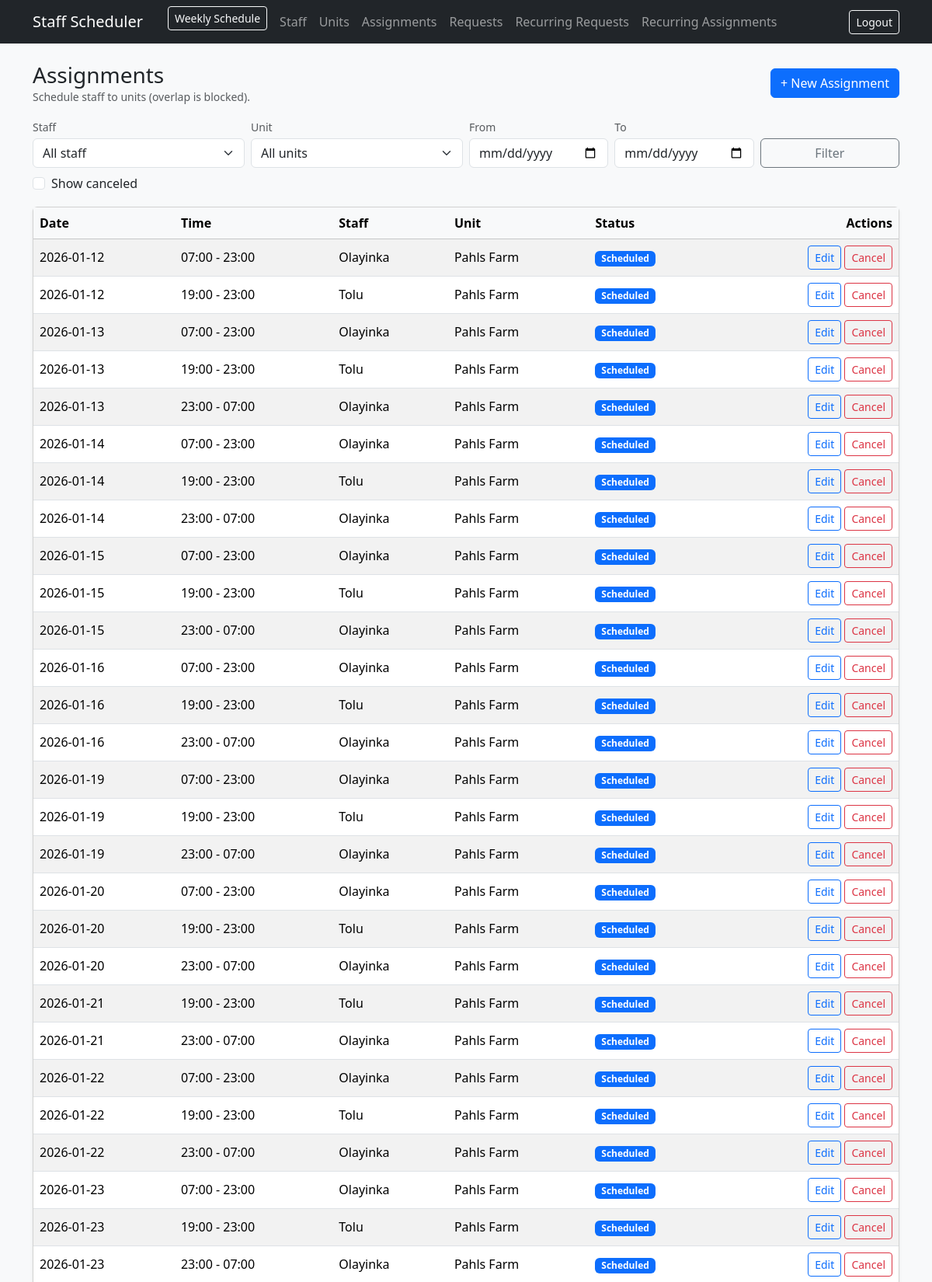
/assignments/ (signed in, upper part), run on the app's committed database.
### app/models.py (models this page shows)
class Assignment(db.Model):
    __tablename__ = "assignments"
    id = db.Column(db.Integer, primary_key=True)
    staff_id = db.Column(db.Integer, db.ForeignKey("staff.id"), nullable=False)
    staff = db.relationship("Staff", backref=db.backref("assignments", lazy=True))
    unit_id = db.Column(db.Integer, db.ForeignKey("units.id"), nullable=False)
    unit = db.relationship("Unit", backref=db.backref("assignments", lazy=True))
    request_id = db.Column(db.Integer, db.ForeignKey("requests.id"), nullable=True)
    request = db.relationship("Request", backref=db.backref("assignments", lazy=True))
    start_datetime = db.Column(db.DateTime, nullable=False)
    end_datetime = db.Column(db.DateTime, nullable=False)
    status = db.Column(db.String(20), nullable=False, default="Scheduled")  # Scheduled/Confirmed/Canceled
    notes = db.Column(db.Text, nullable=True)
    created_by_admin_id = db.Column(db.Integer, db.ForeignKey("admins.id"), nullable=False)
    created_by = db.relationship("Admin", backref=db.backref("assignments_created", lazy=True))
    created_at = db.Column(db.DateTime, default=datetime.utcnow, nullable=False)
    recurring_id = db.Column(db.Integer, nullable=True)      # keep FK out for SQLite sanity
    occurrence_date = db.Column(db.Date, nullable=True)
    __table_args__ = (
    db.UniqueConstraint("recurring_id", "occurrence_date", name="uq_assignment_recurring_occurrence"),
    )

class Staff(db.Model):
    __tablename__ = "staff"
    id = db.Column(db.Integer, primary_key=True)
    full_name = db.Column(db.String(120), nullable=False, index=True)
    gender = db.Column(db.String(10), nullable=False)
    phone = db.Column(db.String(40), nullable=True)
    is_active = db.Column(db.Boolean, default=True, nullable=False)
    created_at = db.Column(db.DateTime, default=datetime.utcnow, nullable=False)

class Unit(db.Model):
    __tablename__ = "units"
    id = db.Column(db.Integer, primary_key=True)
    unit_name = db.Column(db.String(140), nullable=False, index=True)
    address = db.Column(db.String(220), nullable=True)
    is_active = db.Column(db.Boolean, default=True, nullable=False)
    created_at = db.Column(db.DateTime, default=datetime.utcnow, nullable=False)

### app/assignments/routes.py (the view)
@assignments_bp.get("/")
@login_required
def list_assignments():
    staff_id = request.args.get("staff_id", type=int)
    unit_id = request.args.get("unit_id", type=int)
    date_from = request.args.get("from")  # YYYY-MM-DD
    date_to = request.args.get("to")      # YYYY-MM-DD
    show_canceled = request.args.get("canceled") == "1"
    q = Assignment.query
    if not show_canceled:
        q = q.filter(Assignment.status != "Canceled")
    if staff_id:
        q = q.filter(Assignment.staff_id == staff_id)
    if unit_id:
        q = q.filter(Assignment.unit_id == unit_id)
    if date_from:
        start_dt = datetime.strptime(date_from, "%Y-%m-%d")
        q = q.filter(Assignment.start_datetime >= start_dt)
    if date_to:
        end_dt = datetime.strptime(date_to, "%Y-%m-%d").replace(hour=23, minute=59, second=59)
        q = q.filter(Assignment.start_datetime <= end_dt)
    assignments = q.order_by(Assignment.start_datetime.asc()).all()
    staff_list = Staff.query.order_by(Staff.full_name.asc()).all()
    unit_list = Unit.query.order_by(Unit.unit_name.asc()).all()
    return render_template(
        "assignments/list.html",
        assignments=assignments,
        staff_list=staff_list,
        unit_list=unit_list,
        staff_id=staff_id,
        unit_id=unit_id,
        date_from=date_from or "",
        date_to=date_to or "",
        show_canceled=show_canceled,
    )

### app/templates/assignments/list.html (shortened to what this page needs)
{% extends "base.html" %}
{% block content %}
<div class="d-flex align-items-center justify-content-between mb-3">
  <div>
    <h3 class="mb-0">Assignments</h3>
    <div class="text-muted small">Schedule staff to units (overlap is blocked).</div>
  </div>
  <a class="btn btn-primary" href="{{ url_for('assignments.new_assignment') }}">+ New Assignment</a>
</div>
<form class="row g-2 mb-3" method="get">
  <div class="col-md-3">
    <label class="form-label small text-muted mb-1">Staff</label>
    <select class="form-select" name="staff_id">
      <option value="">All staff</option>
    </select>
  </div>
  <div class="col-md-3">
    <label class="form-label small text-muted mb-1">Unit</label>
    <select class="form-select" name="unit_id">
      <option value="">All units</option>
    </select>
  </div>
  <div class="col-md-2">
    <label class="form-label small text-muted mb-1">From</label>
    <input class="form-control" type="date" name="from" value="{{ date_from }}">
  </div>
  <div class="col-md-2">
    <label class="form-label small text-muted mb-1">To</label>
    <input class="form-control" type="date" name="to" value="{{ date_to }}">
  </div>
  <div class="col-md-2 d-flex align-items-end">
    <button class="btn btn-outline-secondary w-100">Filter</button>
  </div>
  <div class="col-12">
    <div class="form-check">
      <input class="form-check-input" type="checkbox" id="canceled" name="canceled" value="1" {% if show_canceled %}checked{% endif %}>
      <label class="form-check-label" for="canceled">Show canceled</label>
    </div>
  </div>
</form>
<div class="card shadow-sm">
  <div class="table-responsive">
    <table class="table table-striped mb-0 align-middle">
      <thead class="table-light">
        <tr>
          <th>Date</th>
          <th>Time</th>
          <th>Staff</th>
          <th>Unit</th>
          <th>Status</th>
          <th class="text-end">Actions</th>
        </tr>
      </thead>
      <tbody>
        {% for a in assignments %}
        <tr>
          <td>{{ a.start_datetime.strftime("%Y-%m-%d") }}</td>
          <td>{{ a.start_datetime.strftime("%H:%M") }} - {{ a.end_datetime.strftime("%H:%M") }}</td>
          <td>{{ a.staff.full_name }}</td>
          <td>{{ a.unit.unit_name }}</td>
          <td>
            {% if a.status == "Scheduled" %}
              <span class="badge bg-primary">Scheduled</span>
            {% elif a.status == "Confirmed" %}
              <span class="badge bg-success">Confirmed</span>
            {% else %}
              <span class="badge bg-secondary">Canceled</span>
            {% endif %}
          </td>
          <td class="text-end">
            <a class="btn btn-sm btn-outline-primary" href="{{ url_for('assignments.edit_assignment', assignment_id=a.id) }}">Edit</a>
            {% if a.status != "Canceled" %}
            <form class="d-inline" method="post" action="{{ url_for('assignments.cancel_assignment', assignment_id=a.id) }}">
              <button class="btn btn-sm btn-outline-danger" onclick="return confirm('Cancel this assignment?')">Cancel</button>
            </form>
            {% endif %}
          </td>
        </tr>
        {% endfor %}
      </tbody>
    </table>
  </div>
</div>
{% endblock %}

### data on the page
Assignment: start_datetime "2026-01-12", start_datetime "07:00", end_datetime "23:00", staff.full_name "Olayinka", unit.unit_name "Pahls Farm", status "Scheduled"
Assignment: start_datetime "2026-01-12", start_datetime "19:00", end_datetime "23:00", staff.full_name "Tolu", unit.unit_name "Pahls Farm", status "Scheduled"
Assignment: start_datetime "2026-01-13", start_datetime "07:00", end_datetime "23:00", staff.full_name "Olayinka", unit.unit_name "Pahls Farm", status "Scheduled"
Assignment: start_datetime "2026-01-13", start_datetime "19:00", end_datetime "23:00", staff.full_name "Tolu", unit.unit_name "Pahls Farm", status "Scheduled"
Assignment: start_datetime "2026-01-13", start_datetime "23:00", end_datetime "07:00", staff.full_name "Olayinka", unit.unit_name "Pahls Farm", status "Scheduled"
Assignment: start_datetime "2026-01-14", start_datetime "07:00", end_datetime "23:00", staff.full_name "Olayinka", unit.unit_name "Pahls Farm", status "Scheduled"
Assignment: start_datetime "2026-01-14", start_datetime "19:00", end_datetime "23:00", staff.full_name "Tolu", unit.unit_name "Pahls Farm", status "Scheduled"
Assignment: start_datetime "2026-01-14", start_datetime "23:00", end_datetime "07:00", staff.full_name "Olayinka", unit.unit_name "Pahls Farm", status "Scheduled"
Assignment: start_datetime "2026-01-15", start_datetime "07:00", end_datetime "23:00", staff.full_name "Olayinka", unit.unit_name "Pahls Farm", status "Scheduled"
Assignment: start_datetime "2026-01-15", start_datetime "19:00", end_datetime "23:00", staff.full_name "Tolu", unit.unit_name "Pahls Farm", status "Scheduled"
Assignment: start_datetime "2026-01-15", start_datetime "23:00", end_datetime "07:00", staff.full_name "Olayinka", unit.unit_name "Pahls Farm", status "Scheduled"
Assignment: start_datetime "2026-01-16", start_datetime "07:00", end_datetime "23:00", staff.full_name "Olayinka", unit.unit_name "Pahls Farm", status "Scheduled"
Assignment: start_datetime "2026-01-16", start_datetime "19:00", end_datetime "23:00", staff.full_name "Tolu", unit.unit_name "Pahls Farm", status "Scheduled"
Assignment: start_datetime "2026-01-16", start_datetime "23:00", end_datetime "07:00", staff.full_name "Olayinka", unit.unit_name "Pahls Farm", status "Scheduled"
Assignment: start_datetime "2026-01-19", start_datetime "07:00", end_datetime "23:00", staff.full_name "Olayinka", unit.unit_name "Pahls Farm", status "Scheduled"
Assignment: start_datetime "2026-01-19", start_datetime "19:00", end_datetime "23:00", staff.full_name "Tolu", unit.unit_name "Pahls Farm", status "Scheduled"
Assignment: start_datetime "2026-01-19", start_datetime "23:00", end_datetime "07:00", staff.full_name "Olayinka", unit.unit_name "Pahls Farm", status "Scheduled"
Assignment: start_datetime "2026-01-20", start_datetime "07:00", end_datetime "23:00", staff.full_name "Olayinka", unit.unit_name "Pahls Farm", status "Scheduled"
Assignment: start_datetime "2026-01-20", start_datetime "19:00", end_datetime "23:00", staff.full_name "Tolu", unit.unit_name "Pahls Farm", status "Scheduled"
Assignment: start_datetime "2026-01-20", start_datetime "23:00", end_datetime "07:00", staff.full_name "Olayinka", unit.unit_name "Pahls Farm", status "Scheduled"
Assignment: start_datetime "2026-01-21", start_datetime "19:00", end_datetime "23:00", staff.full_name "Tolu", unit.unit_name "Pahls Farm", status "Scheduled"
Assignment: start_datetime "2026-01-21", start_datetime "23:00", end_datetime "07:00", staff.full_name "Olayinka", unit.unit_name "Pahls Farm", status "Scheduled"
Assignment: start_datetime "2026-01-22", start_datetime "07:00", end_datetime "23:00", staff.full_name "Olayinka", unit.unit_name "Pahls Farm", status "Scheduled"
Assignment: start_datetime "2026-01-22", start_datetime "19:00", end_datetime "23:00", staff.full_name "Tolu", unit.unit_name "Pahls Farm", status "Scheduled"
Assignment: start_datetime "2026-01-22", start_datetime "23:00", end_datetime "07:00", staff.full_name "Olayinka", unit.unit_name "Pahls Farm", status "Scheduled"
Assignment: start_datetime "2026-01-23", start_datetime "07:00", end_datetime "23:00", staff.full_name "Olayinka", unit.unit_name "Pahls Farm", status "Scheduled"
Assignment: start_datetime "2026-01-23", start_datetime "19:00", end_datetime "23:00", staff.full_name "Tolu", unit.unit_name "Pahls Farm", status "Scheduled"
Assignment: start_datetime "2026-01-23", start_datetime "23:00", end_datetime "07:00", staff.full_name "Olayinka", unit.unit_name "Pahls Farm", status "Scheduled"
